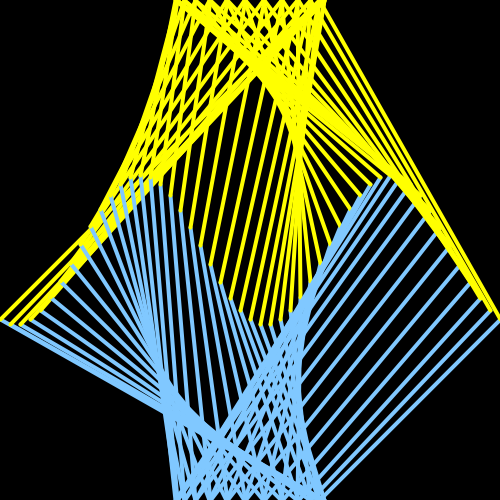
Frame 1 (no input)
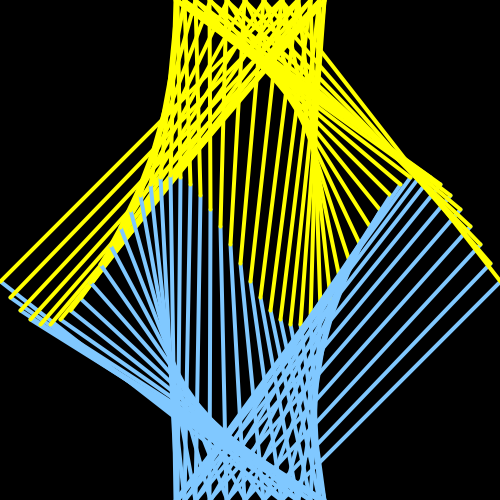
Frame 60 (the mouse pressed at the canvas centre just before this capture)
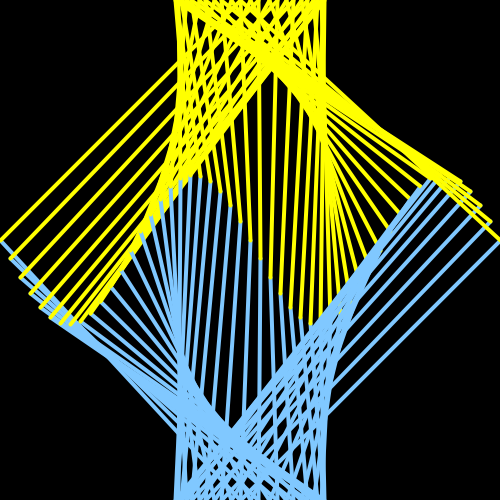
Frame 120 (the mouse held since frame 60 and released just before this capture)

The Processing sketch that drew these frames (run headless with seeded random() and noise(); from frame 60 on, the mouse is pressed at the canvas centre):

// Processing sketch: processing_46414
// ── processing_46414.pde

int xspacing = 10;   
int w;              

float theta = 1.0;       
float amplitude = 75.0;  
float period = 500.0;    
float dx;                
float[] yvalues;         
float[] cosyvalues;
float[] tanyvalues;

void setup() {
  size(500, 500);
  frameRate(15);
  colorMode(RGB, 255, 255, 255, 100);
  smooth();
  w = width+16;
  dx = (TWO_PI / period) * xspacing;
  yvalues = new float[w/xspacing];
  cosyvalues = new float[w/xspacing];
  tanyvalues = new float[w/xspacing];
}

void draw() {
  background(0);
  calcWave();
  renderWave();
}

void calcWave() {
  theta += 0.2;

  float x = theta;
  for (int i = 0; i < yvalues.length; i++) {
    yvalues[i] = sin(x)*amplitude;
    cosyvalues[i] = cos(x)*amplitude;
    x+=dx;
    tanyvalues[i] = -tan(x)*amplitude;
    x+=dx;
  }
}

void renderWave() {
  for (int x = 0; x < yvalues.length; x++) {
    fill(0);
    ellipseMode(CENTER);
    float el = random(3, 30);
    stroke(128, 200, 255); 
    strokeWeight(4); 
    line(x*xspacing, width/2+yvalues[x], width/2+yvalues[x], height);
    stroke(255, 255, 0);
    line(x*xspacing, width/2+yvalues[x], width/2+yvalues[x], 0);
  }
}
